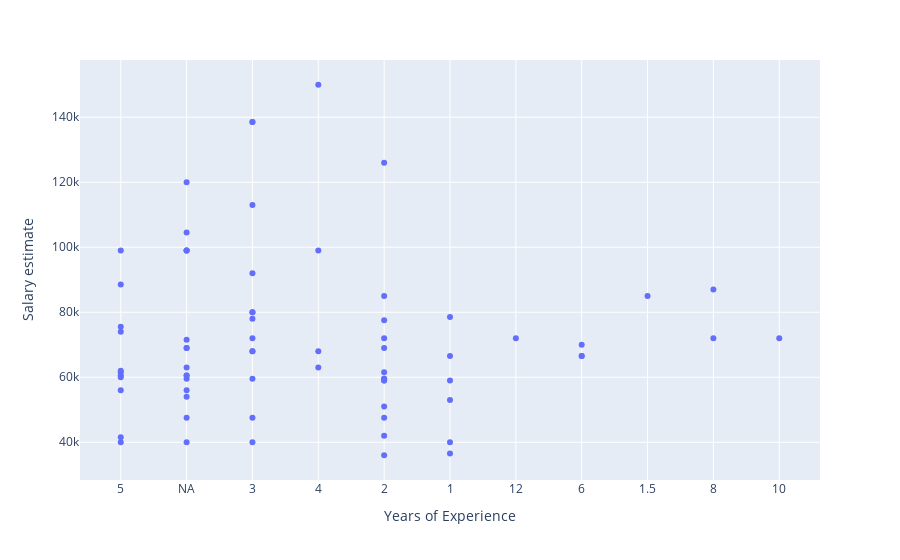

Notebook cell for this chart:
### Code cell
# Create a scatter plot
plot = px.scatter(jobs_data, x = "year_experience", y = "midpoint_salary_estimate",
labels= {"year_experience" : "Years of Experience",
"midpoint_salary_estimate": "Salary estimate"})
plot.show()

### Figure 1 — Plotly figure (JSON) as saved in the notebook; plotly's stock layout.template omitted (floating-point values rounded to 4 significant figures)
{"data": [{"hovertemplate": "Years of Experience=%{x}<br>Salary estimate=%{y}<extra></extra>", "legendgroup": "", "marker": {"color": "#636efa", "symbol": "circle"}, "mode": "markers", "name": "", "orientation": "v", "showlegend": false, "type": "scatter", "x": ["5", "NA", "3", "3", "5", "4", "3", "2", "2", "NA", "3", "NA", "2", "2", "3", "NA", "3", "1", "12", "5", "3", "6", "NA", "1", "NA", "4", "1", "5", "1.5", "2", "5", "NA", "3", "5", "5", "5", "4", "2", "NA", "6", "1", "NA", "NA", "NA", "3", "3", "2", "8", "NA", "2", "8", "5", "1", "3", "NA", "1", "2", "2", "6", "2", "2", "5", "2", "10", "5", "NA", "2", "3", "4", "NA", "NA", "3"], "xaxis": "x", "y": [40000, 99000, 78000, 80000, 56000, 99000, 68000, 126000, 72000, 99000, 72000, 40000, 85000, 36000, 138500, 99000, 47500, 36500, 72000, 61500, 68000, 66500, 56000, 40000, 63000, 68000, 59000, 88500, 85000, 51000, 41500, 47500, 113000, 99000, 62000, 75500, 150000, 47500, 120000, 66500, 53000, 71500, 104500, 59500, 80000, 138500, 59500, 87000, 54000, 59000, 72000, 60500, 66500, 92000, 60500, 78500, 77500, 59500, 70000, 59000, 69000, 60000, 42000, 72000, 74000, 69000, 61500, 40000, 63000, 60500, 69000, 59500], "yaxis": "y"}], "layout": {"legend": {"tracegroupgap": 0}, "margin": {"t": 60}, "xaxis": {"anchor": "y", "domain": [0, 1], "title": {"text": "Years of Experience"}}, "yaxis": {"anchor": "x", "domain": [0, 1], "title": {"text": "Salary estimate"}}}}
